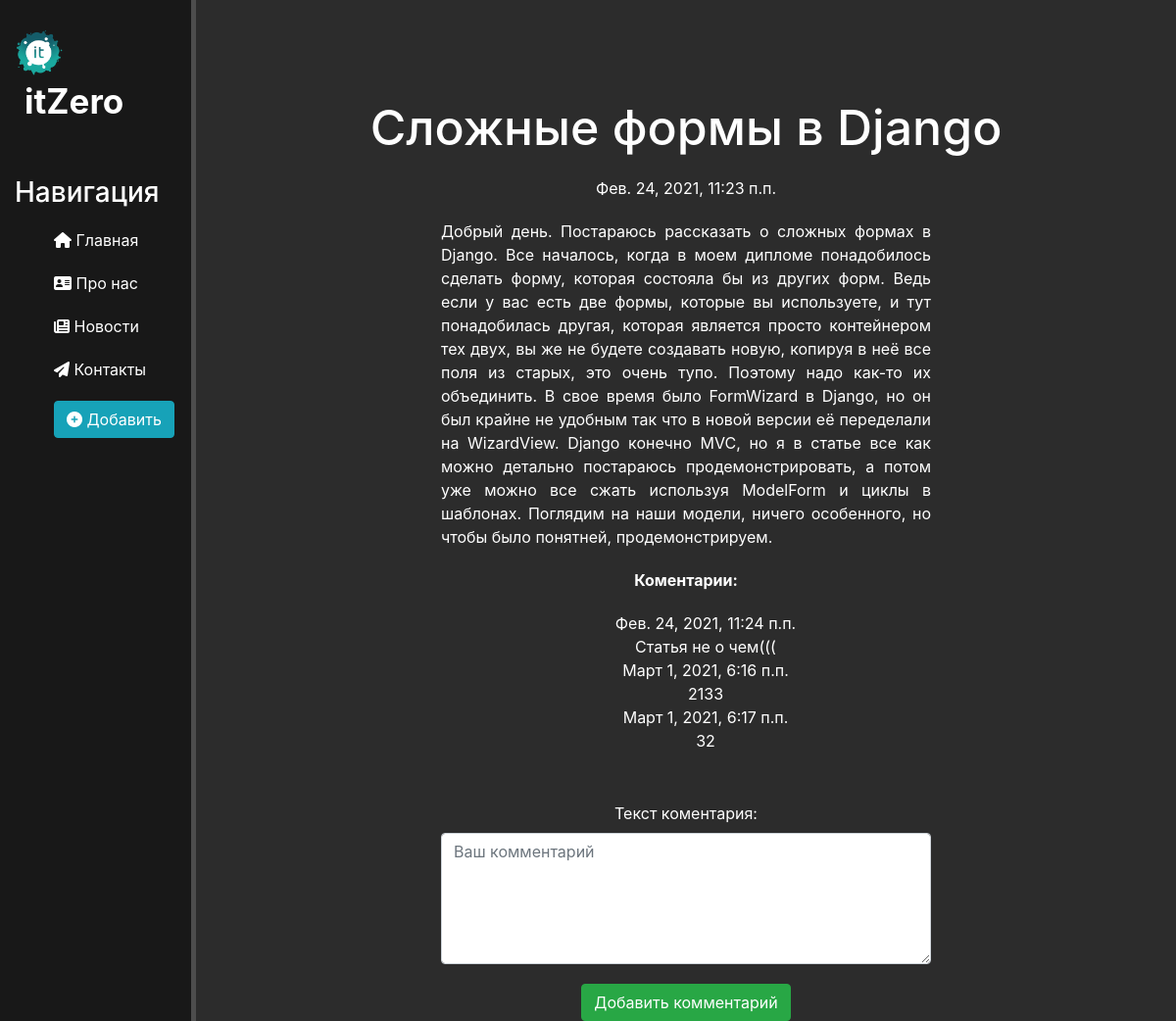
Page /news/17 on the committed database.
### news/models.py (models this page shows, shortened)
class Articles(models.Model):
    title = models.CharField('Название', max_length=50, default='')
    anons = models.CharField('Анонс', max_length=250, default='')
    full_text = models.TextField('Статья')
    date = models.DateTimeField(auto_now=True)
    tag = models.CharField('Тег', max_length=20, default='',blank=True)
    class Meta:
        verbose_name = 'Новость'
        verbose_name_plural = 'Новости'

class Comments(models.Model):
    article = models.ForeignKey(Articles, on_delete=models.CASCADE, verbose_name='Статья', blank=True, null=True, related_name='comments_articles')
    create_date = models.DateTimeField(auto_now=True)
    text = models.TextField('Текст коментария')
    class Meta:
        verbose_name = 'Коментарий'
        verbose_name_plural = 'Коментарии'

### news/views.py (the view, shortened to what this page needs)
# urls.py: path('<int:pk>', views.NewsDetailView.as_view(), name='news-detail'),
class NewsDetailView(FormMixin, DetailView):
    model = Articles
    template_name = 'news/details_view.html'
    context_object_name = 'article'
    form_class = CommentForm
    success_msg = 'Коментарий успешно создан'

### news/forms.py
class CommentForm(ModelForm):
    class Meta:
        model = Comments
        fields = ['text',]
        widgets = {
            "text": Textarea(attrs={
                'class': 'form-control',
                'placeholder': 'Ваш комментарий',
                'rows': 5,
            }),
        }

### news/templates/news/details_view.html (shortened to what this page needs)
{% extends 'main/layout.html' %}
{% block content %}
    <div class="features">
        <h1>{{ article.title }}</h1>
        <p>{{ article.date }}</p>
        <p class="text-justify">{{ article.full_text }}</p>
        <p><b>Коментарии:</b></p>
        <ul>
        {% for item in article.comments_articles.all %}
            <li>
                {{ item.create_date }}<br>
                {{ item.text }}
            </li>
        {% endfor %}
        </ul>
        <div>
        <form method="post" id="add_form">
            {{ form.as_p }}
        </form>
    </div>
        <button form="add_form" class="btn btn-success" type="submit">Добавить комментарий</button>
    </div>
{% endblock %}

### main/static/main/css/main.css (style rules this page uses)
body { background: #2c2c2c; }
ul li { list-style-type: none; }
main .features { color: #fff; margin-top: 100px; text-align: center; }
main .features h1 { font-size: 50px; }
main .features p { max-width: 500px; margin: 20px auto; }
form { margin: auto; width: 500px; margin-top: 50px; }

### rows in the picture
Articles: title "Сложные формы в Django", date "Фев. 24, 2021, 11:23 п.п.", full_text "Добрый день. Постараюсь рассказать о сложных формах в Django. Все началось, когда в моем дипломе понадобилось сделать форму, которая состояла бы из других форм. Ведь если у вас есть две формы, которые вы используете, и тут понадобилась другая, которая является просто контейнером тех двух, вы же не будете создавать новую, копируя в неё все поля из старых, это очень тупо. Поэтому надо как-то их объединить. В свое время было FormWizard в Django, но он был крайне не удобным так что в новой версии её переделали на WizardView. Django конечно MVC, но я в статье все как можно детально постараюсь продемонстрировать, а потом уже можно все сжать используя ModelForm и циклы в шаблонах. Поглядим на наши…"
Comments: create_date "Фев. 24, 2021, 11:24 п.п.", text "Статья не о чем((("
Comments: create_date "Март 1, 2021, 6:16 п.п.", text "2133"
Comments: create_date "Март 1, 2021, 6:17 п.п.", text "32"
